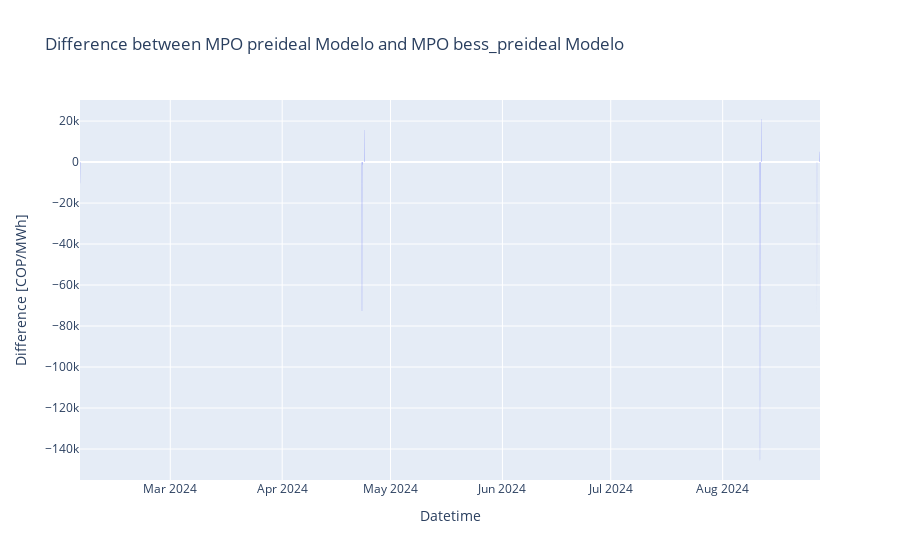

This figure's notebook cell:
### Code cell
# Calculate the difference between the two columns
output_unstacked['Difference'] = output_unstacked['MPO preideal Modelo'] - output_unstacked['MPO bess_preideal_resource Modelo']

# Create an area plot with Plotly
fig = go.Figure()
fig.add_trace(go.Scatter(
    x=output_unstacked.index,
    y=output_unstacked['Difference'],
    fill='tozeroy',
    mode='none'  # No markers or lines
))

fig.update_layout(
    title='Difference between MPO preideal Modelo and MPO bess_preideal Modelo',
    xaxis_title='Datetime',
    yaxis_title='Difference [COP/MWh]'
)

fig.show()

### Figure 1 — Plotly figure (JSON) as saved in the notebook; plotly's stock layout.template omitted (floating-point values rounded to 4 significant figures; data arrays with more than 128 entries replaced by an {"elided": "..."} marker saying what was removed)
{"data": [{"fill": "tozeroy", "mode": "none", "type": "scatter", "x": {"elided": "168 str values"}, "y": {"elided": "168 float values"}}], "layout": {"title": {"text": "Difference between MPO preideal Modelo and MPO bess_preideal Modelo"}, "xaxis": {"title": {"text": "Datetime"}}, "yaxis": {"title": {"text": "Difference [COP/MWh]"}}}}
